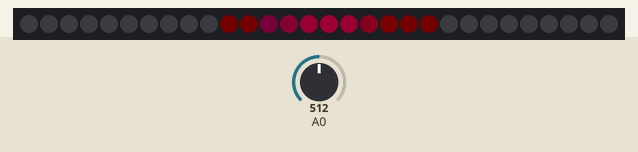
Simulated run of this sketch. Board: Arduino Uno, built with avr-gcc and run on an emulated ATmega328P. On the bench: 30 RGB LEDs in strip order, left to right. The inputs (shaded band) are chosen by the test bench; at power-on: A0 = 512. Dim RGB values are drawn brighter than linear; random numbers use the default seed unless the sketch sets one; what the sketch prints to the serial monitor is not drawn.

Above: at 1.2 s.
1.3 s: A0 set to 709
At 1.58 s:
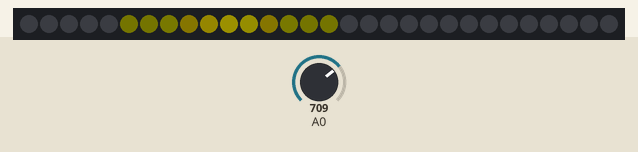
3.5 s: A0 set to 735
At 4.1 s:
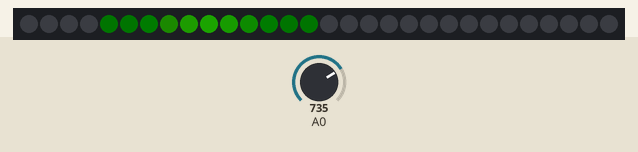
6.5 s: A0 set to 0
At 7.03 s:
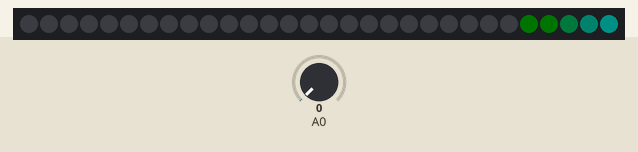
9.5 s: A0 set to 900
At 9.96 s:
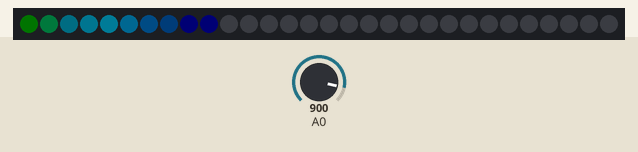
12.5 s: A0 set to 716
At 12.89 s:
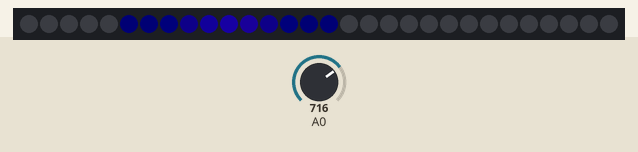
15.5 s: A0 set to 1023
At 15.82 s:
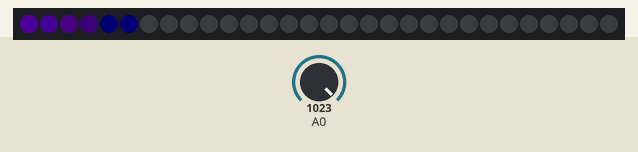

The sketch:

MyWS2812B-Rand2.ino
```cpp
#include <FastLED.h>

// How many leds in your strip?
#define NUM_LEDS 30

// For led chips like WS2812, which have a data line, ground, and power, you just
// need to define DATA_PIN.  For led chipsets that are SPI based (four wires - data, clock,
// ground, and power), like the LPD8806 define both DATA_PIN and CLOCK_PIN
// Clock pin only needed for SPI based chipsets when not using hardware SPI
#define DATA_PIN 5
#define CLOCK_PIN 13

// Define the array of leds
CRGB leds[NUM_LEDS];

const int dly = 10;
int i;

const float pi = 3.1415;

float rnorm(float mean = 0, float sd = 1) {
  float U = random(1e6)/(1e6-1);
  float V = random(1e6)/(1e6-1);

  return mean + sd*sqrt(-2*log(U))*cos(2*pi*V);
}

float dnorm(float x, float mean = 0, float sd = 1) {
  return 1/sqrt(2*pi*sq(sd))*exp(-1/(2*pi*sq(sd))*sq(x - mean));
}


void setup() {
  FastLED.addLeds<WS2812B, DATA_PIN, GRB>(leds, NUM_LEDS);  // GRB ordering is typical
  Serial.begin(9600);

  randomSeed(analogRead(A5));
}

  // Pick a color
  int H = random(255);
  int S = 255;

void loop() {

  int pot_raw = analogRead(A0);
  int pot = map(pot_raw, 0, 1023, NUM_LEDS, 0);
  //pot = constrain(pot, 0, 30);

  // Pick mean
  float sd = 1.0;

//  int int_norm = int(rnorm(pot, sd));
//  int rand_mean = constrain(int_norm, 0, 30);
  Serial.println(pot);

  for (int x=0; x < NUM_LEDS; x++) {
    H++;
    float dens = dnorm(x, pot, sd);
    int V = int(255*dens);
    CRGB color = CHSV(H, S, V);
    Serial.print(H);
    Serial.print(" ");

    leds[x] = color;
  }
  FastLED.show();
  delay(dly);
  Serial.println("\\");
//  i = random(30);
//  leds[i] = CRGB::Black;
//  FastLED.show();
//  delay(dly);


}
```

Measured:
- the behaviour switches between 716 and 717 on A0 (found by bisection; images 1 and 2)
